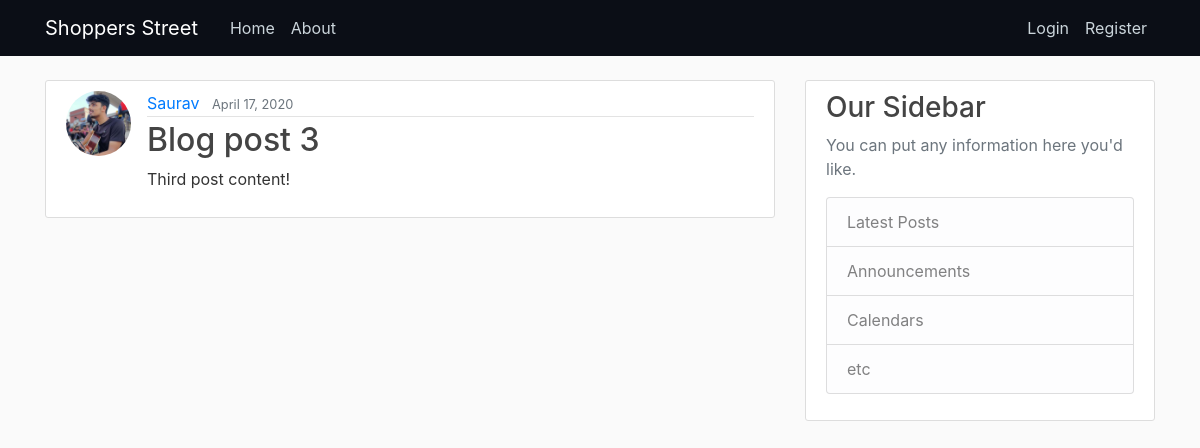
The app's page /post/3/, older data.
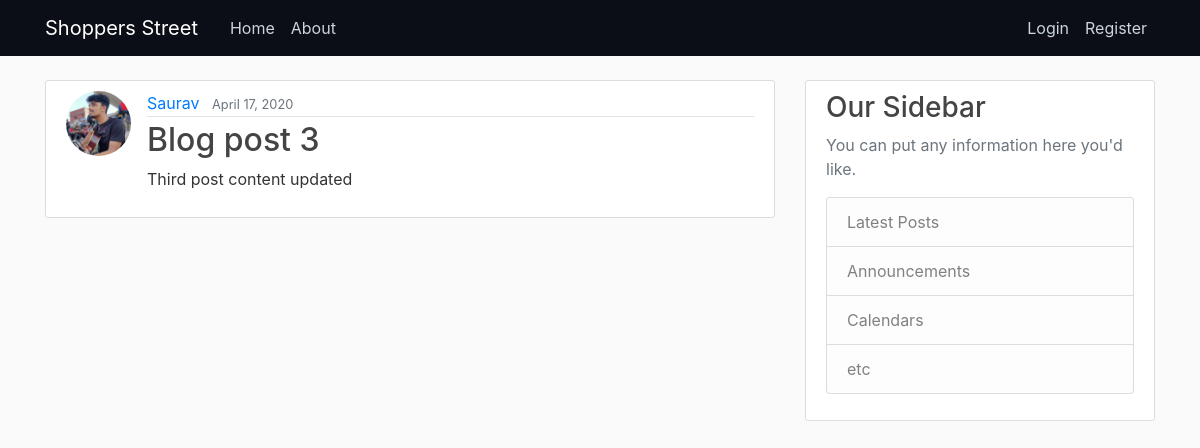
The same page, newer data.
### store/models.py (models this page shows, shortened)
class Post(models.Model):
    title = models.CharField(max_length=100)
    content = models.TextField()
    date_posted = models.DateTimeField(default=timezone.now)
    author = models.ForeignKey(User, on_delete=models.CASCADE)
    link = models.URLField(max_length = 200, default = 'www.google.com')

### users/models.py (models this page shows, shortened)
class Profile(models.Model):
    user = models.OneToOneField(User, on_delete = models.CASCADE)
    image = models.ImageField(default="default.jpg", upload_to="profile_pics")

### store/views.py (the view)
# urls.py: path('post/<int:pk>/', PostDetailView.as_view(), name='post-detail'),
class PostDetailView(DetailView):
    model = Post

### store/templates/store/post_detail.html (shortened to what this page needs)
{% extends "store/base.html" %}
{% block content %}
<article class="media content-section">
  <img class="rounded-circle article-img" src="{{ object.author.profile.image.url }}">
  <div class="media-body">
    <div class="article-metadata">
      <a class="mr-2" href="#">{{ object.author }}</a>
      <small class="text-muted">{{ object.date_posted|date:"F d, Y" }}</small>
    </div>
    <h2 class="article-title">{{ object.title }}</h2>
    <p class="article-content">{{ object.content }}</p>
  </div>
</article>
{% endblock content %}

Row changes from the older to the newer data that the page shows:
changed Post "Blog post 3": content "Third post content!" → "Third post content updated"
